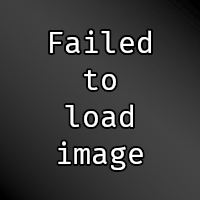
#> input picture GUI_images/issue.png, 200 x 200 px
$ python -i ImgboardTools.py   (imports and definitions only)
#> lines starting #> are read from the running program, lines starting #| are printed output that depends on the picture
try:
    from PIL import Image,ImageChops
except ImportError:
    sys.exit("Module PIL missing.\nAborting.")
from random import randint
import subprocess
import os
import argparse
import shutil, hashlib,base64

# [68 lines left out: functions deleteExif, changeWebmTitle, hideIMG, not called in this run]

def greyifyImg(imagepath,R=127,G=127,B=127):
    """
    Turns image into monochrome image, then adds it in background with almost the same color.
    By adding a tRNS chunk we can make it so the barely different background becomes transparent upon opening the file.
    Works best with images with transparent background.
    """
#> called with imagepath = 'GUI_images/issue.png', R = 127, G = 127, B = 127
    color=[int(R),int(G),int(B)]
    bgc=color[:] #Otherwise this just copies the pointer
    #Shifting color of background by value of 1
    if bgc[2]>0:
        bgc[2]=bgc[2]-1
    else:
        bgc[2]=bgc[2]+1
    bgc=tuple(bgc)
    color=tuple(color)
    #Load image
    image=Image.open(imagepath)
#> image is the input picture: PIL image 200x200 RGBA; mean R, G, B, A 58.5, 58.5, 58.5, 255
    #Remove transparency
    if image.mode in ('RGBA', 'LA') or (image.mode == 'P' and 'transparency' in image.info):
            alpha = image.convert('RGBA').split()[-1]
#> alpha: PIL image 200x200 L; every value is 255
            bg = Image.new("RGBA", image.size, (255,255,255) + (255,))
#> bg: PIL image 200x200 RGBA; every value is 255
            bg.paste(image, mask=alpha)
            image=bg
    #Invert image
    image=ImageChops.invert(image).convert("1")
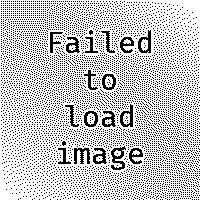
#> image: PIL image 200x200 1; 77.2% white; black in thin lines or dots
    image=image.convert("RGB")
#> image: PIL image 200x200 RGB; 77.2% white; black in thin lines or dots
    #Give foreground and background almost the same colors
    for x in range(image.size[0]):
        for y in range(image.size[1]):
            px=image.getpixel((x,y))
            if px==(0,0,0):
                image.putpixel((x,y),bgc)
            elif px==(255,255,255):
                image.putpixel((x,y),color)
    image.save("hidden_need_trns.png")
    #Add tRNS chunk with pngcrush
    subprocess.check_call(("pngcrush -trns 0 "+str(bgc[0])+" "+str(bgc[1])+" "+str(bgc[2])+" 0 hidden_need_trns.png hidden.png").split())
#> (this line was passed over: subprocess is not available in this run)
    os.remove("hidden_need_trns.png")
    print("Done. Your new file is 'hidden.png'.")
    return True

# [180 lines left out: functions curseVid, aspectMagic, generateMd5, checkDependencyExecutables, not called in this run]

"""
Parser info
"""
# [28 lines left out: function main, not called in this run]

# [2 lines not run here, left out]

>>> result = greyifyImg('GUI_images/issue.png')
